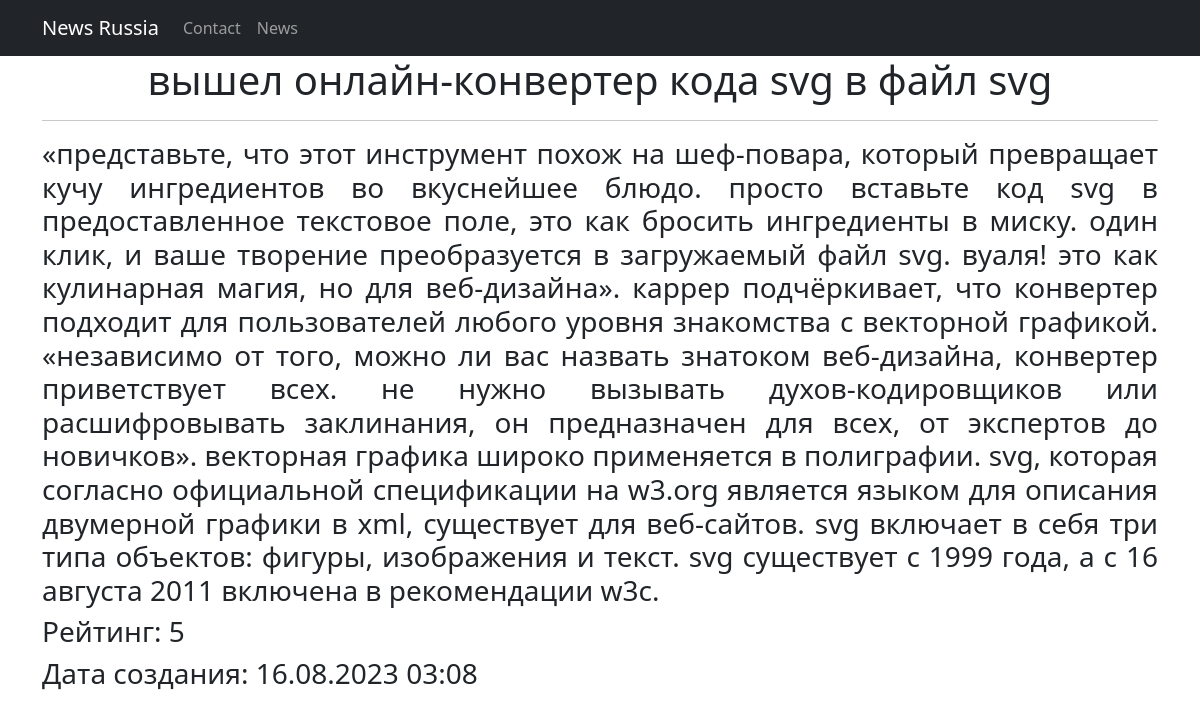
Screenshot of /news/2/ with the database file from the repository.
### news/models.py (models this page shows, shortened)
class Post(models.Model):
    heading=models.CharField(max_length=255)
    text_Post = models.TextField()
    rating_Post=models.IntegerField(default=0)
    date = models.DateTimeField(auto_now_add=True)
    postAuthor = models.ForeignKey(Author, on_delete=models.CASCADE)
    postCategory= models.ManyToManyField(Category, through='PostCategory')
    ARTICLE = 'AR'
    NEWS = 'NW'
    CATEGORY_CHOICES = [
        (ARTICLE, 'Статья'),
        (NEWS, 'Новость'),
    ]
    categoryType = models.CharField(max_length=2, choices=CATEGORY_CHOICES, default=ARTICLE)

### news/views.py (the view)
# urls.py: path('<int:pk>/', PostList.as_view(), name='news_detail'),
class PostList(DetailView):
    model = Post
    template_name= 'post.html'
    context_object_name = 'posts'

### news/templatetags/custom_filters.py (called while the page is built)
@register.filter(name='Censor')
def Censor(value):
    for n in bad_words:
        value = value.lower().replace(n.lower(), '***')
    return value

### templates/post.html (shortened to what this page needs)
{% extends 'flatpages/default.html' %}
{% load custom_filters %}
{% block content %}
<h1>{{ posts.heading|Censor }}</h1>
<hr>
<h3 align=justify>{{posts.text_Post|Censor}}</h3>
<h3 align=left>Рейтинг: {{posts.rating_Post}}</h3>
<h3 align=left>Дата создания: {{posts.date|date:'d.m.Y h:m'}}</h3>
{% endblock content %}

### rows the page displays
Post: heading|Censor "вышел онлайн-конвертер кода svg в файл svg", text_Post|Censor "«представьте, что этот инструмент похож на шеф-повара, который превращает кучу ингредиентов во вкуснейшее блюдо. просто вставьте код svg в предоставленное текстовое поле, это как бросить ингредиенты в миску. один клик, и ваше творение преобразуется в загружаемый файл svg. вуаля! это как кулинарная магия, но для веб-дизайна». каррер подчёркивает, что конвертер подходит для пользователей любого уровня знакомства с векторной графикой. «независимо от того, можно ли вас назвать знатоком веб-дизайна, конвертер приветствует всех. не нужно вызывать духов-кодировщиков или расшифровывать заклинания, он предназначен для всех, от экспертов до новичков». векторная графика широко применяется в…", rating_Post "5", date "16.08.2023 03:08"
